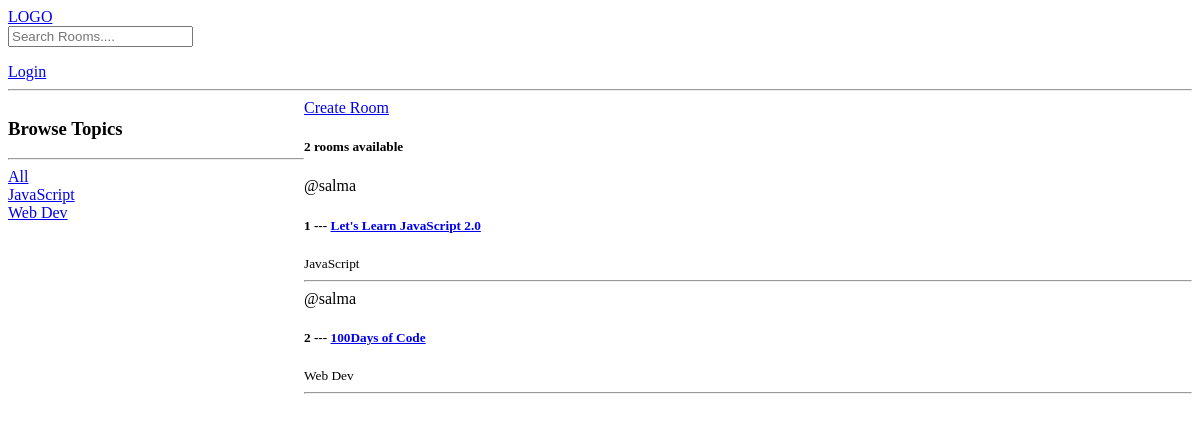
The app's page /, older data.
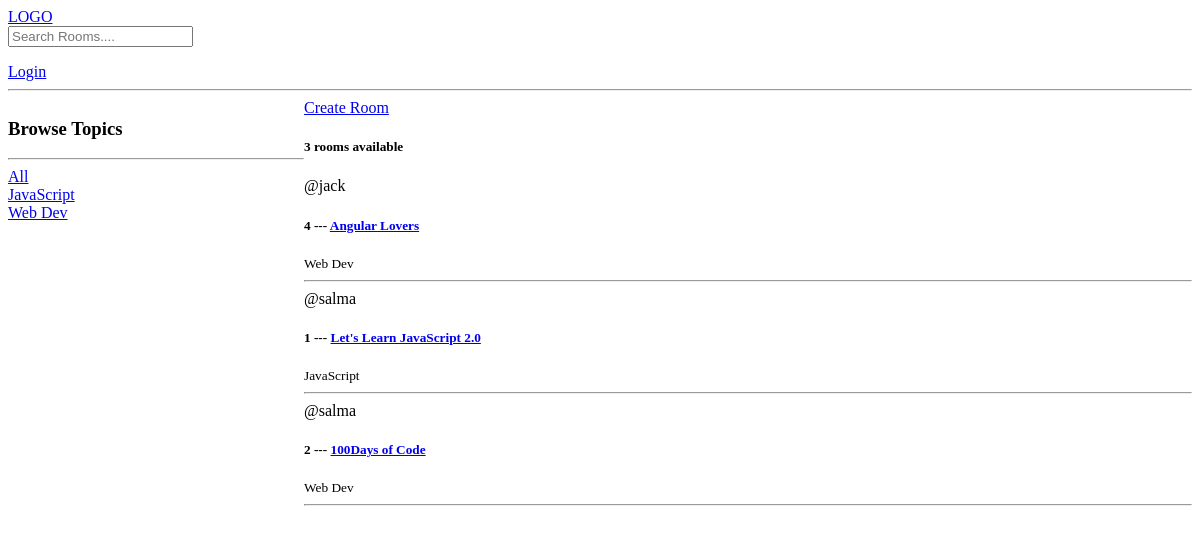
The same page, newer data.
### base/models.py (models this page shows, shortened)
class Topic(models.Model):
    name = models.CharField(max_length=200)

class Room(models.Model):
    host = models.ForeignKey(User, on_delete=models.SET_NULL, null=True)
    topic = models.ForeignKey(Topic, on_delete=models.SET_NULL, null=True)
    name = models.CharField(max_length=200)
    description = models.TextField(null=True, blank=True)
    updated = models.DateTimeField(auto_now=True)
    created = models.DateTimeField(auto_now_add=True)
    class Meta:
        ordering = ['-updated', '-created']

### base/views.py (the view)
# urls.py: path('', views.home, name="home"),
def home(request):
    q = request.GET.get('q') if request.GET.get('q') != None else ''
    rooms = Room.objects.filter(
        Q(topic__name__icontains=q) |
        Q(name__icontains=q) |
        Q(description__icontains=q)
          )
    topics = Topic.objects.all()
    room_count = rooms.count()
    context = {'rooms': rooms, 'topics': topics, 'room_count':room_count}
    return render(request, "base/home.html", context)

### base/templates/base/home.html (shortened to what this page needs)
{% extends 'main.html' %}
{% block content %}
<div class="home-container">
    <div>
        <h3>Browse Topics</h3>
        <hr>
        <div>
            <a href="{% url 'home' %}">All</a>
        </div>
        {% for topic in topics %}
        <div>
            <a href="{% url 'home' %}?q={{topic.name}}">{{topic.name}}</a>
        </div>
        {% endfor %}
    </div>
    <div>
        <div>
            <a href="{% url 'create-room' %}">Create Room</a>
            <h5>{{room_count}} rooms available</h5>
            <div>
                 {% for room in rooms %}
                <span>@{{room.host.username}}</span>
                 <div>
                     <h5>{{room.id}} --- <a  href="{% url 'room' room.id %}">{{room.name}}</a></h5>
                 </div>
                 <small>{{room.topic.name}}</small>
                 <hr>
                 {% endfor %}
            </div>
        </div>
    </div>
</div>
{% endblock content %}

### templates/main.html (shortened to what this page needs)
<html lang="en">
<head>
</head>
<body>
    {% include 'navbar.html' %}
    {% block content %}
    {% endblock content %}
</body>
</html>

### templates/navbar.html
<a href="/">
    LOGO
</a>
<form action="{% url 'home' %}" method="GET">
    <input type="text" name="q" placeholder="Search Rooms....">
</form>
{% if request.user.is_authenticated %}
<p>Hello {{ request.user }}!!!!</p>
<a href="{% url 'logout' %}">Logout</a>
{% else %}
<a href="{% url 'login' %}">Login</a>
{% endif %}
<hr>

### base/templates/base/home.html (style rules this page uses)
.home-container { display: grid; grid-template-columns: 1fr 3fr; }

Row changes from the older to the newer data that the page shows:
added Room: host.username "jack", id "4", name "Angular Lovers", topic.name "Web Dev"
Text that changed along with them:
{{ room_count }}: "2" → "3"
